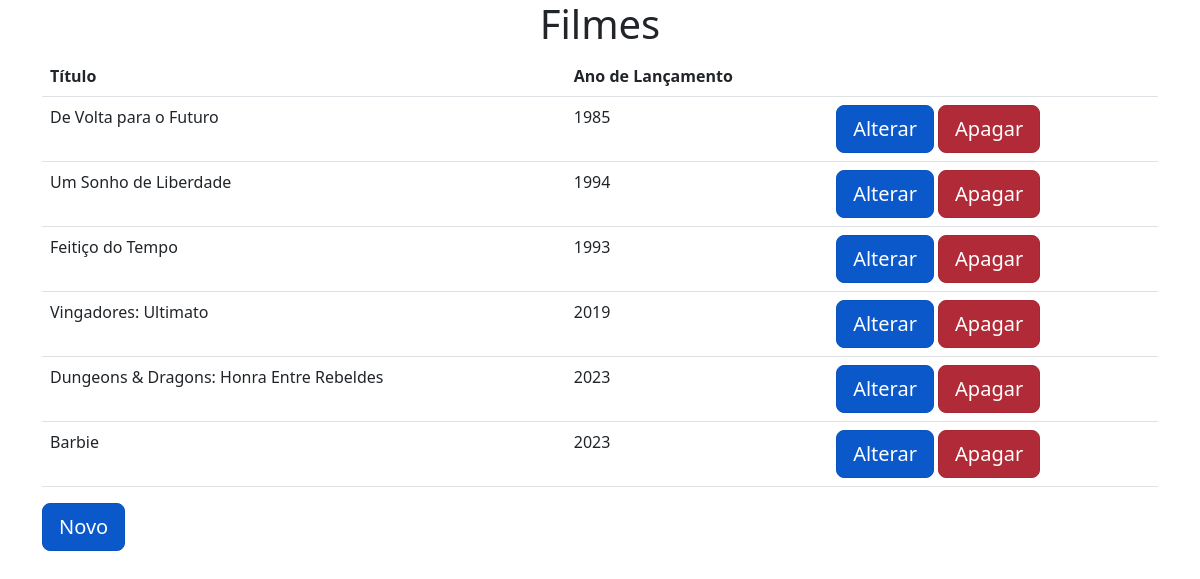
Screenshot of /filme with the database file from the repository.
### models/filme.py (models this page shows, shortened)
class Filme(db.Model):
    __tablename__ = "filme"
    id = db.Column(db.Integer, primary_key=True, autoincrement=True)
    titulo = db.Column(db.String(150))
    ano = db.Column(db.Integer)

### routes/filmeBp.py (the view)
@filmeBp.route('/filme')
def filme_list():
    filmes_query = Filme.query.all()
    return render_template('filme_list.html', filmes=filmes_query)

### templates/filme_list.html (shortened to what this page needs)
<!doctype html>
<html lang="pt-br">
    <head>
        <link rel="stylesheet" href="https://cdn.jsdelivr.net/npm/bootstrap@5.2.0/dist/css/bootstrap.min.css">
    </head>
    <body>
        <h1 style="text-align: center;">Filmes</h1>
        <div class="container">
            <div class="row">
                <div class="col-xs-12">
                    <table class="table">
                        <thead>
                            <th>Título</th>
                            <th>Ano de Lançamento</th>
                            <th></th>
                        </thead>
                        <tbody>
                            {% for filme in filmes%}
                            <tr>
                                <td>{{filme.titulo}}</td>
                                <td>{{filme.ano}}</td>
                                <td><a href="/filme/update/{{filme.id}}" class="btn btn-primary btn-lg active" role="button" aria-pressed="true">Alterar</a>
                                    <a href="/filme/delete/{{filme.id}}" class="btn btn-danger btn-lg active" role="button" aria-pressed="true">Apagar</a>
                                </td>
                            </tr>
                            {% endfor %}
                        </tbody>
                    </table>
                    <a href="/filme/create" class="btn btn-primary btn-lg active" role="button" aria-pressed="true">Novo</a>
                </div>
            </div>
        </div>
    </body>
</html>

### rows the page displays
Filme: titulo "De Volta para o Futuro", ano "1985"
Filme: titulo "Um Sonho de Liberdade", ano "1994"
Filme: titulo "Feitiço do Tempo", ano "1993"
Filme: titulo "Vingadores: Ultimato", ano "2019"
Filme: titulo "Dungeons & Dragons: Honra Entre Rebeldes", ano "2023"
Filme: titulo "Barbie", ano "2023"
